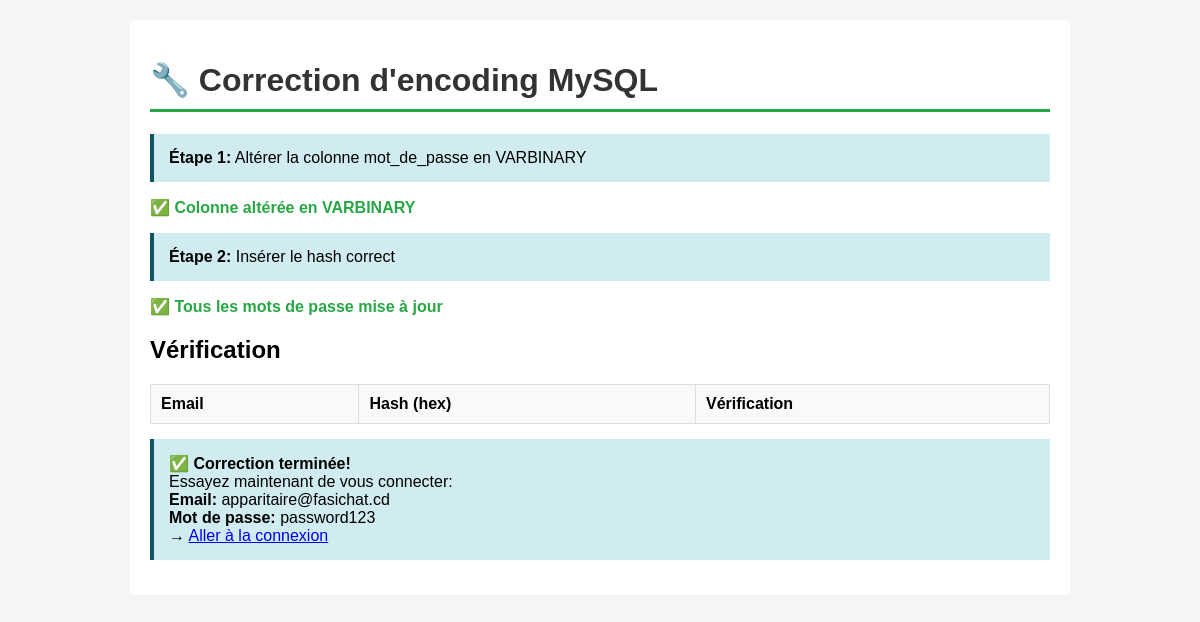
The app's page /fix_passwords_v2.php, older data.
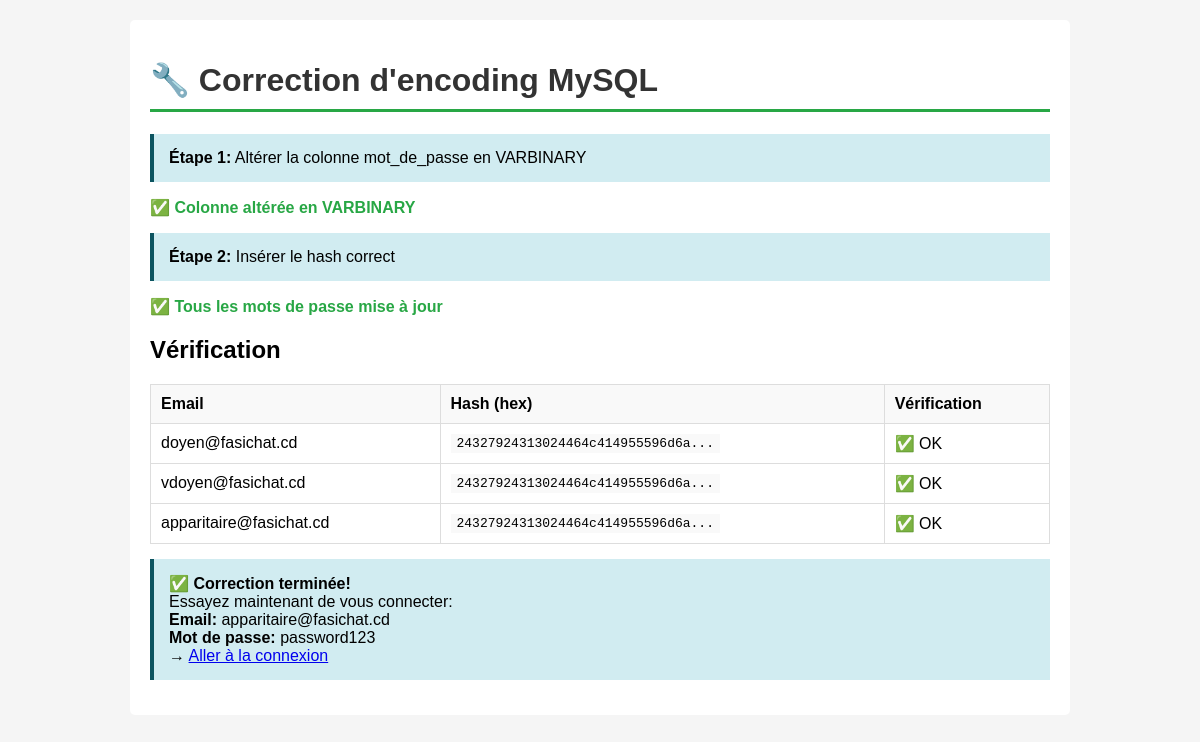
The same page, newer data.
### tables this page shows
CREATE TABLE utilisateurs (
    id               INTEGER PRIMARY KEY AUTOINCREMENT,
    nom              TEXT    NOT NULL,
    prenom           TEXT    NOT NULL,
    email            TEXT    NOT NULL UNIQUE,
    mot_de_passe     TEXT    NOT NULL,
    role             TEXT    NOT NULL CHECK(role IN ('etudiant','enseignant','assistant','doyen','viceDoyen','apparitaire')),
    promotion_id     INTEGER REFERENCES promotions(id) ON DELETE SET NULL,
    avatar           TEXT    DEFAULT '',
    date_inscription TEXT    DEFAULT (datetime('now'))
);

### fix_passwords_v2.php (the view, shortened to what this page needs)
<?php
echo "<div class='container'>";
echo "<h1>🔧 Correction d'encoding MySQL</h1>";
try {
    $db = BaseDeDonnees::getInstance();
    $pdo = $db->getPDO();
    echo "<div class='info'>";
    echo "<strong>Étape 1:</strong> Altérer la colonne mot_de_passe en VARBINARY<br>";
    echo "</div>";
    $pdo->exec("ALTER TABLE utilisateurs MODIFY COLUMN mot_de_passe VARBINARY(255)");
    echo "<p><span class='ok'>✅ Colonne altérée en VARBINARY</span></p>";
    echo "<div class='info'>";
    echo "<strong>Étape 2:</strong> Insérer le hash correct<br>";
    echo "</div>";
    $correctHash = '$2y$10$92IXUNpkjO0rOQ5byMi.Ye4oKoEa3Ro9llC/.og/at2.uheWG/igi';
    $hexHash = bin2hex($correctHash);
    $sql = "UPDATE utilisateurs SET mot_de_passe = UNHEX('$hexHash') WHERE email IS NOT NULL";
    $pdo->exec($sql);
    echo "<p><span class='ok'>✅ Tous les mots de passe mise à jour</span></p>";
    echo "<h2>Vérification</h2>";
    $users = $pdo->query("SELECT id, email, mot_de_passe FROM utilisateurs LIMIT 3")->fetchAll();
    echo "<table>";
    echo "<tr><th>Email</th><th>Hash (hex)</th><th>Vérification</th></tr>";
    foreach ($users as $user) {
        $hashBinary = $user['mot_de_passe'];
        if (is_string($hashBinary) && strlen($hashBinary) === 60) {
            $verified = password_verify('password123', $hashBinary) ? '✅ OK' : '❌ FAIL';
        } else {
            $verified = '❓ Inconnu';
        }
        echo "<tr>";
        echo "<td>" . $user['email'] . "</td>";
        echo "<td><code>" . substr(bin2hex($hashBinary), 0, 30) . "...</code></td>";
        echo "<td>" . $verified . "</td>";
        echo "</tr>";
    }
    echo "</table>";
    echo "<div class='info'>";
    echo "<strong>✅ Correction terminée!</strong><br>";
    echo "Essayez maintenant de vous connecter:<br>";
    echo "<strong>Email:</strong> apparitaire@fasichat.cd<br>";
    echo "<strong>Mot de passe:</strong> password123<br>";
    echo "→ <a href='" . BASE_PATH . "/login'>Aller à la connexion</a>";
    echo "</div>";
} catch (Exception $e) {
    echo "<p><span class='err'>❌ Erreur:</span> " . htmlspecialchars($e->getMessage()) . "</p>";
    echo "<pre>" . htmlspecialchars($e->getTraceAsString()) . "</pre>";
}
echo "</div>";
?>

Row changes from the older to the newer data that the page shows:
added utilisateurs: email "doyen@fasichat.cd", mot_de_passe "24327924313024464c414955596d6a", mot_de_passe "✅ OK"
added utilisateurs: email "vdoyen@fasichat.cd", mot_de_passe "24327924313024464c414955596d6a", mot_de_passe "✅ OK"
added utilisateurs: email "apparitaire@fasichat.cd", mot_de_passe "24327924313024464c414955596d6a", mot_de_passe "✅ OK"
